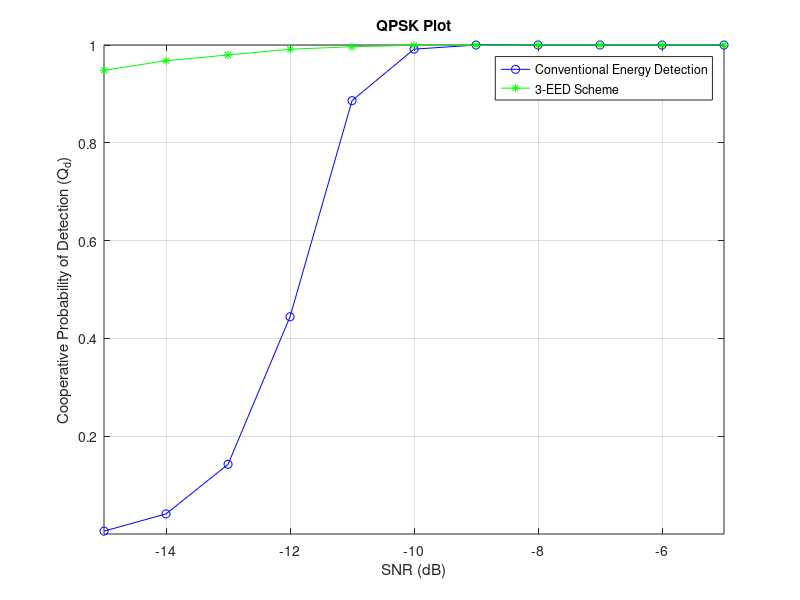
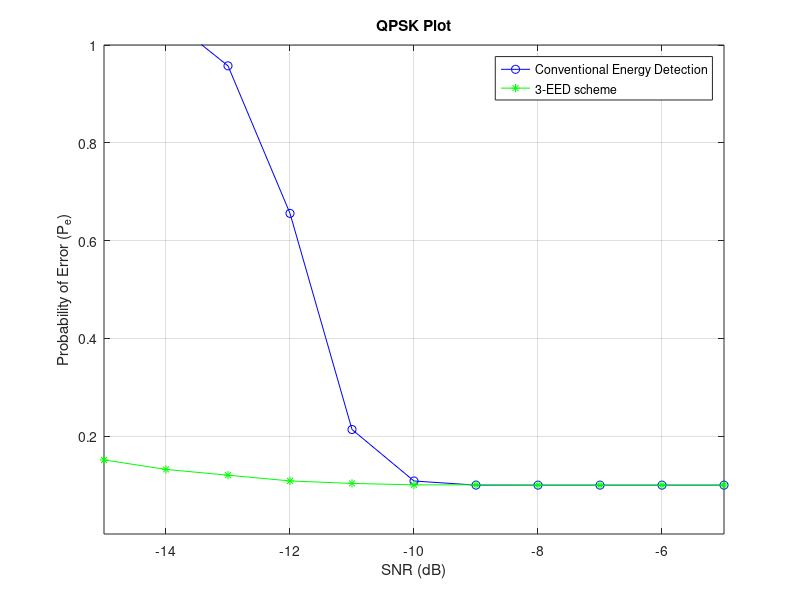

MATLAB code to generate these figures, in order:
%QPSKg4
clc
clear all
close all

format long

N = 200;  
%snr_dB =-8; %dB
%snr = 10.^(snr_dB./10);
Pf = 0.01:0.01:1;
uc = 0.1;
%% QPSK Signal

L=1500;
data = round(rand(1,L));                               % Data sequence
uni2bip=2*data-1;                                      % Convert unipolar to bipolar
T=1;                                                   % Bit duration
Eb=T/2;                                                % This will result in unit amplitude waveforms
fc=3/T;                                                % Carrier frequency
t=linspace(0,5,1500);                                  % discrete time sequence between 0 and 5*T (15000 samples)
K=length(t);                                           % Number of samples
Nsb=K/length(data);                                    % Number of samples per bit
dd=repmat(data',1,Nsb);                                % replicate each bit Nsb times
bb=repmat(uni2bip',1,Nsb); dw=dd';                     % Transpose the rows and columns
dw=dw(:)'; 

%------ Convert dw to a column vector (colum by column) and convert to a row vector
bw=bb';
bw=bw(:)';                                             % Data sequence samples
w=sqrt(2*2*Eb/T)*cos(2*pi*fc*t + 3*pi/4);                         % carrier waveform
qpsk_w=bw.*w;                                          % modulated waveform


 %% Probabilty of double threshold
u=1000; 
Pfa = 0.1;
snr_dB =-15:1:-5; %dB
snr = 10.^(snr_dB./10);
for m=1:5
 for i =1:length(snr)
              Dcv=0;
              Dps0=0;
              Dps1 = 1;
              K = 0;
              W=5-K;
              FC_E=0;
          for j = 1:1000

%      lambda(i)=gammaincinv(1-Pf(i),u)*2; %theshold
%      Pdth(i)=marcumq(sqrt(2*snr),sqrt(lambda(i)),u);

        %-----AWGN noise with mean 0 and variance -----%
         Noise = randn(1,N); 
         vn=var(Noise);
         %-----Real valued Gaussian Primary User Signal------% 

         Signal = sqrt(snr(i)).*qpsk_w(1:200);
         vs=var(Signal);

         Recv_Sig = Signal + Noise; % Received signal at SU 1

         Energy = abs(Recv_Sig).^2; % Energy of received signal over N samples

         %------- Threshold-----------

         Threshold_0(i) = N*vn + qfuncinv(Pfa)*sqrt(2*N*vn^2);
         Threshold_1(i) = (1-uc)*Threshold_0(i);
         Threshold_2(i) = (1+uc)*Threshold_0(i);


         %-----Computation of Test statistic for energy detection-----%
         X(m) =sum(Energy);

         %% ------------------Conventional---------------------
           if X(m) >= Threshold_0(i)
               Dcv = Dcv +1;
           end

        %% Proposed scheme

            if X(m) <= Threshold_1(i)
               FC(m) = 0;
               Dps0 = Dps0 +1 ;
               K=K+1;
               Lf(K)=FC(m);
           elseif  X(m) >= Threshold_2(i) 
              FC(m) = 1;
              Dps1 = Dps1 + 1;
              K=K+1;
              Lf(K)=FC(m);
           else
               FC(m) = X(m);
               FC_E=FC_E+FC(m);
               if W~=0
    X_avg = FC_E/W;
    if (X_avg < Threshold_0(i))
        Lf(K+1) = 0;
    else
        Lf(K+1) = 1;
    end
               end
            end
        end      
     Pdcv(m,i) = Dcv/j;
     Pdps(m,i) = Dps1/j;
     Pfps(m,i) = Dps0/j;
     Pdps(K+1,i) = qfunc((Threshold_0(i) -N*(vn+vs))./(sqrt(2*N*(vn+vs)^2)));
  end

end


for i=1:length(snr)
     PdcvOR(i)=1-prod(1-Pdcv(:,i));
     PdpsOR(i)=1-prod(1-Pdps(:,i));
 end

plot(snr_dB,1-(1-PdcvOR).^3,'b-o',snr_dB,1-(1-PdpsOR).^3,'g-*');
grid on
axis([-15.001,-5,0.0001,1]);
xlabel('SNR (dB)');
ylabel('Cooperative Probability of Detection (Q_d)');
legend('Conventional Energy Detection','3-EED Scheme');
title('QPSK Plot')
figure
for i=1:length(snr_dB)
    Pecv(i)=Pfa+1-(1-(1-PdcvOR(i)).^3);
    Peps(i)=Pfa+1-(1-(1-PdpsOR(i)).^3);
end
plot(snr_dB,Pecv,'b-o',snr_dB,Peps,'g-*');
grid on
xlabel('SNR (dB)');
axis([-15,-5,0.0001,1])
ylabel('Probability of Error (P_e)');
legend('Conventional Energy Detection','3-EED scheme');
title('QPSK Plot')